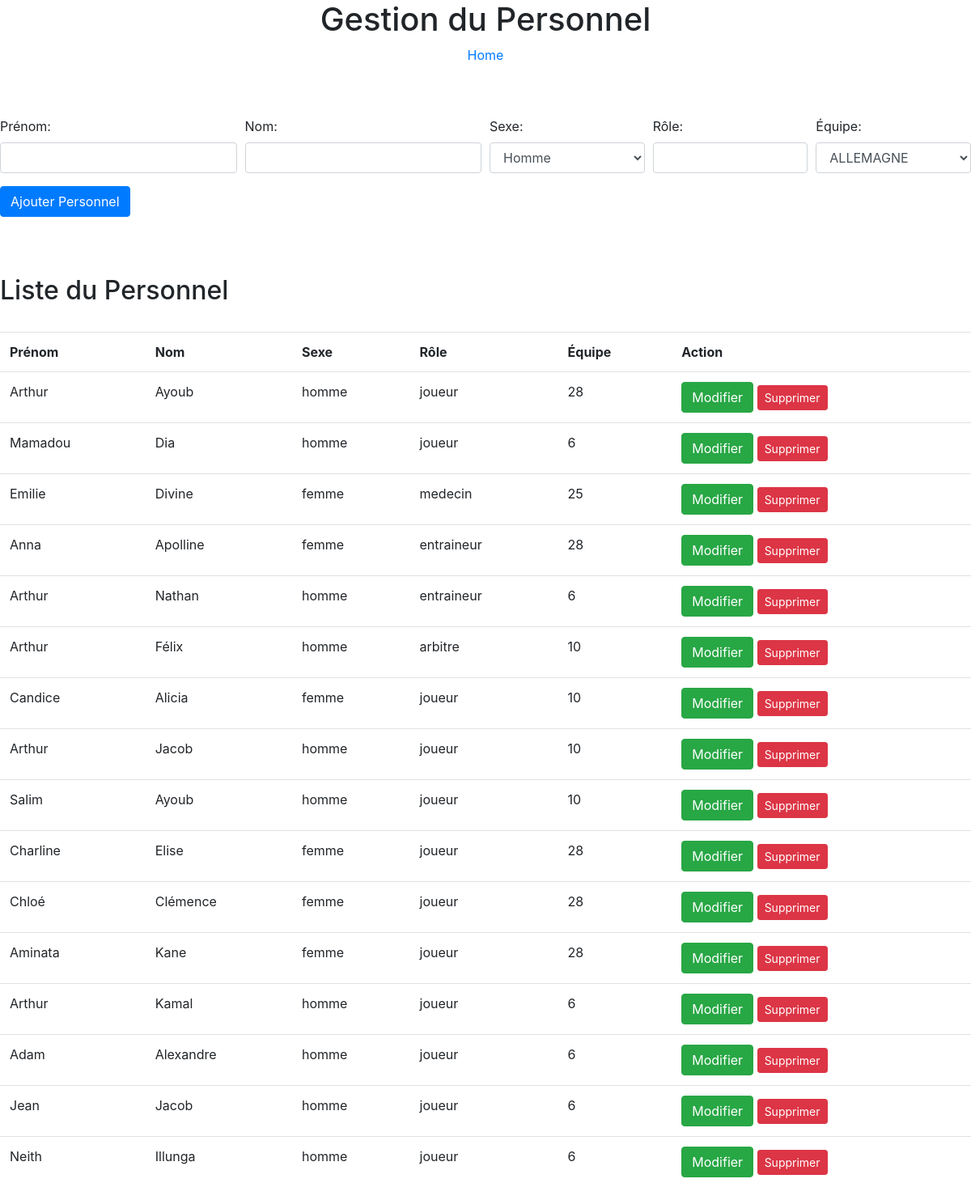
The page /personnel/personnel.php on the database its author committed.
### tables this page shows
CREATE TABLE IF NOT EXISTS personnel (
  id_personnel int NOT NULL AUTO_INCREMENT,
  prenom varchar(50) DEFAULT NULL,
  nom varchar(50) DEFAULT NULL,
  sexe varchar(50) DEFAULT NULL,
  role varchar(50) DEFAULT NULL,
  id_equipe int NOT NULL,
  PRIMARY KEY (id_personnel),
  KEY id_equipe (id_equipe)
);

### personnel/personnel.php (the view, shortened to what this page needs)
<?php
include('config.php');
$query = "SELECT * FROM personnel";
$stmt = $pdo->prepare($query);
$stmt->execute();
$personnel = $stmt->fetchAll(PDO::FETCH_ASSOC);
?>
<!DOCTYPE html>
<html lang="en">
<head>
    <link rel="stylesheet" href="https://stackpath.bootstrapcdn.com/bootstrap/4.3.1/css/bootstrap.min.css">
</head>
<body>
    <h1 class="text-center">Gestion du Personnel</h1>
    <p class="text-center"><a href="../gestion.php">Home</a></p>
    <br><br>
    <form method="post">
        <div class="form-row">
            <div class="form-group col-md-3">
                <label for="prenom">Prénom:</label>
                <input type="text" class="form-control" name="prenom" required>
            </div>
            <div class="form-group col-md-3">
                <label for="nom">Nom:</label>
                <input type="text" class="form-control" name="nom" required>
            </div>
            <div class="form-group col-md-2">
                <label for="sexe">Sexe:</label>
                <select class="form-control" name="sexe" required>
                    <option value="homme">Homme</option>
                </select>
            </div>
            <div class="form-group col-md-2">
                <label for="role">Rôle:</label>
                <input type="text" class="form-control" name="role" required>
            </div>
            <div class="form-group col-md-2">
            <label for="id_equipe">Équipe:</label>
                <select class="form-control" name="id_equipe" required>
                    <?php
                    $query = "SELECT * FROM equipe";
                    $stmt = $pdo->prepare($query);
                    $stmt->execute();
                    $equipes = $stmt->fetchAll(PDO::FETCH_ASSOC);
                    foreach ($equipes as $equipe) {
                        echo "<option value=\"{$equipe['id_equipe']}\">{$equipe['nom_equipe']}</option>";
                    }
                    ?>
                </select>
            </div>
        </div>
        <button type="submit" class="btn btn-primary" name="action" value="ajouter">Ajouter Personnel</button>
    </form>
    <br><br>
    <h2 class="mt-4">Liste du Personnel</h2>
    <br>
    <table class="table">
        <tr>
            <th>Prénom</th>
            <th>Nom</th>
            <th>Sexe</th>
            <th>Rôle</th>
            <th>Équipe</th>
            <th>Action</th>
        </tr>
        <?php foreach ($personnel as $individu): ?>
            <tr>
                <td><?php echo $individu['prenom']; ?></td>
                <td><?php echo $individu['nom']; ?></td>
                <td><?php echo $individu['sexe']; ?></td>
                <td><?php echo $individu['role']; ?></td>
                <td><?php echo $individu['id_equipe']; ?></td>
                <td>
                    <a href="modifier_personnel.php?id=<?php echo $individu['id_personnel']; ?>" class="btn btn-success">Modifier</a>
                    <a href="personnel.php" onclick="supprimerPersonnel(<?php echo $individu['id_personnel']; ?>)" class="btn btn-danger btn-sm">Supprimer</a>
                </td>
            </tr>
        <?php endforeach; ?>
</body>
</html>

### rows shown on the page
personnel: prenom "Arthur", nom "Ayoub", sexe "homme", role "joueur", id_equipe "28"
personnel: prenom "Mamadou", nom "Dia", sexe "homme", role "joueur", id_equipe "6"
personnel: prenom "Emilie", nom "Divine", sexe "femme", role "medecin", id_equipe "25"
personnel: prenom "Anna", nom "Apolline", sexe "femme", role "entraineur", id_equipe "28"
personnel: prenom "Arthur", nom "Nathan", sexe "homme", role "entraineur", id_equipe "6"
personnel: prenom "Arthur", nom "Félix", sexe "homme", role "arbitre", id_equipe "10"
personnel: prenom "Candice", nom "Alicia", sexe "femme", role "joueur", id_equipe "10"
personnel: prenom "Arthur", nom "Jacob", sexe "homme", role "joueur", id_equipe "10"
personnel: prenom "Salim", nom "Ayoub", sexe "homme", role "joueur", id_equipe "10"
personnel: prenom "Charline", nom "Elise", sexe "femme", role "joueur", id_equipe "28"
personnel: prenom "Chloé", nom "Clémence", sexe "femme", role "joueur", id_equipe "28"
personnel: prenom "Aminata", nom "Kane", sexe "femme", role "joueur", id_equipe "28"
personnel: prenom "Arthur", nom "Kamal", sexe "homme", role "joueur", id_equipe "6"
personnel: prenom "Adam", nom "Alexandre", sexe "homme", role "joueur", id_equipe "6"
personnel: prenom "Jean", nom "Jacob", sexe "homme", role "joueur", id_equipe "6"
personnel: prenom "Neith", nom "Illunga", sexe "homme", role "joueur", id_equipe "6"

### other values the page prints
form field id_equipe "ALLEMAGNE"
